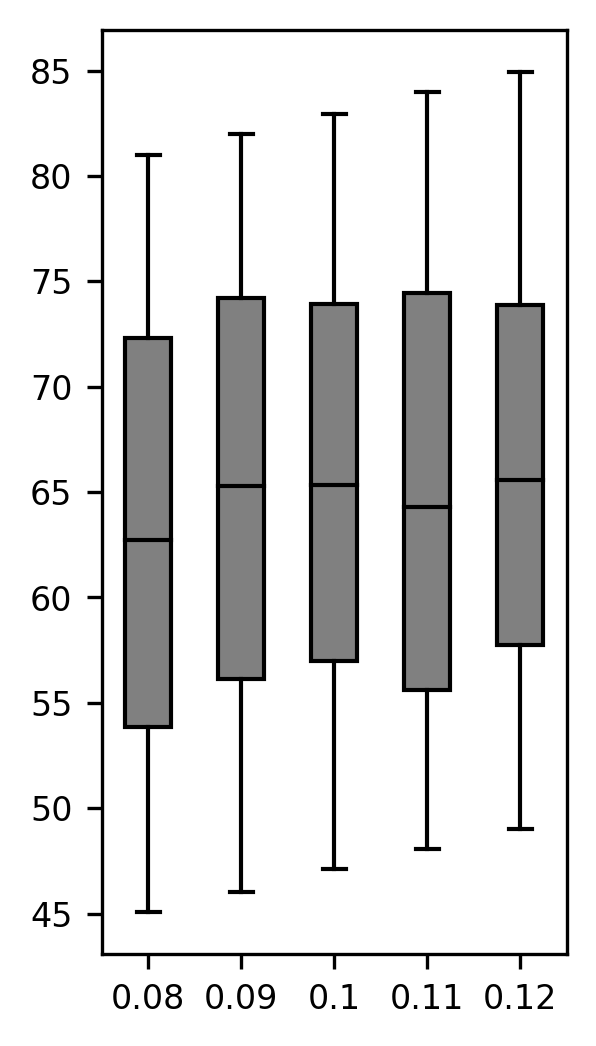

Reproduce this figure in Python.
# Import libraries
import matplotlib.pyplot as plt
import numpy as np

# Creating dataset
np.random.seed(12)

data_1 = np.random.uniform(45, 81, 500)
data_2 = np.random.uniform(46, 82, 500)
data_3 = np.random.uniform(47, 83, 500)
data_4 = np.random.uniform(48, 84, 500)
data_5 = np.random.uniform(49, 85, 500)

data = [data_1, data_2, data_3, data_4, data_5]

fig = plt.figure(figsize =(2, 4))

#set font size using rcParams
plt.rcParams.update({'font.size': 8})


ax = fig.add_subplot(111)

# Creating axes instance
bp = ax.boxplot(data, patch_artist = True,
                notch = False, vert = 1, showfliers = False)
colors = ['grey', 'grey', 'grey', 'grey', 'grey']

for patch, color in zip(bp['boxes'], colors):
    patch.set_facecolor(color)

# changing color and linewidth of
# whiskers
for whisker in bp['whiskers']:
    whisker.set(color ='black',
                linewidth = 1,
                linestyle ="-")

# changing color and linewidth of
# caps
for cap in bp['caps']:
    cap.set(color ='black',
            linewidth = 1)

# changing color and linewidth of
# medians
for median in bp['medians']:
    median.set(color ='black',
               linewidth = 1)

# changing style of fliers
# for flier in bp['fliers']:
#     flier.set(marker ='D',
#               color ='#e7298a',
#               alpha = 0.5)
    
# x-axis labels
ax.set_xticklabels(['0.08', '0.09', '0.1', '0.11', '0.12'])

#set y-axis label
# ax.set_ylabel('space used ($km^2$)')

# Adding title 
# plt.title("Customized box plot")

# Removing top axes and right axes ticks
ax.get_xaxis().tick_bottom()
ax.get_yaxis().tick_left()
    
plt.savefig('sensitivity_analysis/plots/forest-food-percent/codes/box_plots_MCP/S5_agg_0.2_month_wet.png', dpi = 300, bbox_inches = 'tight')
